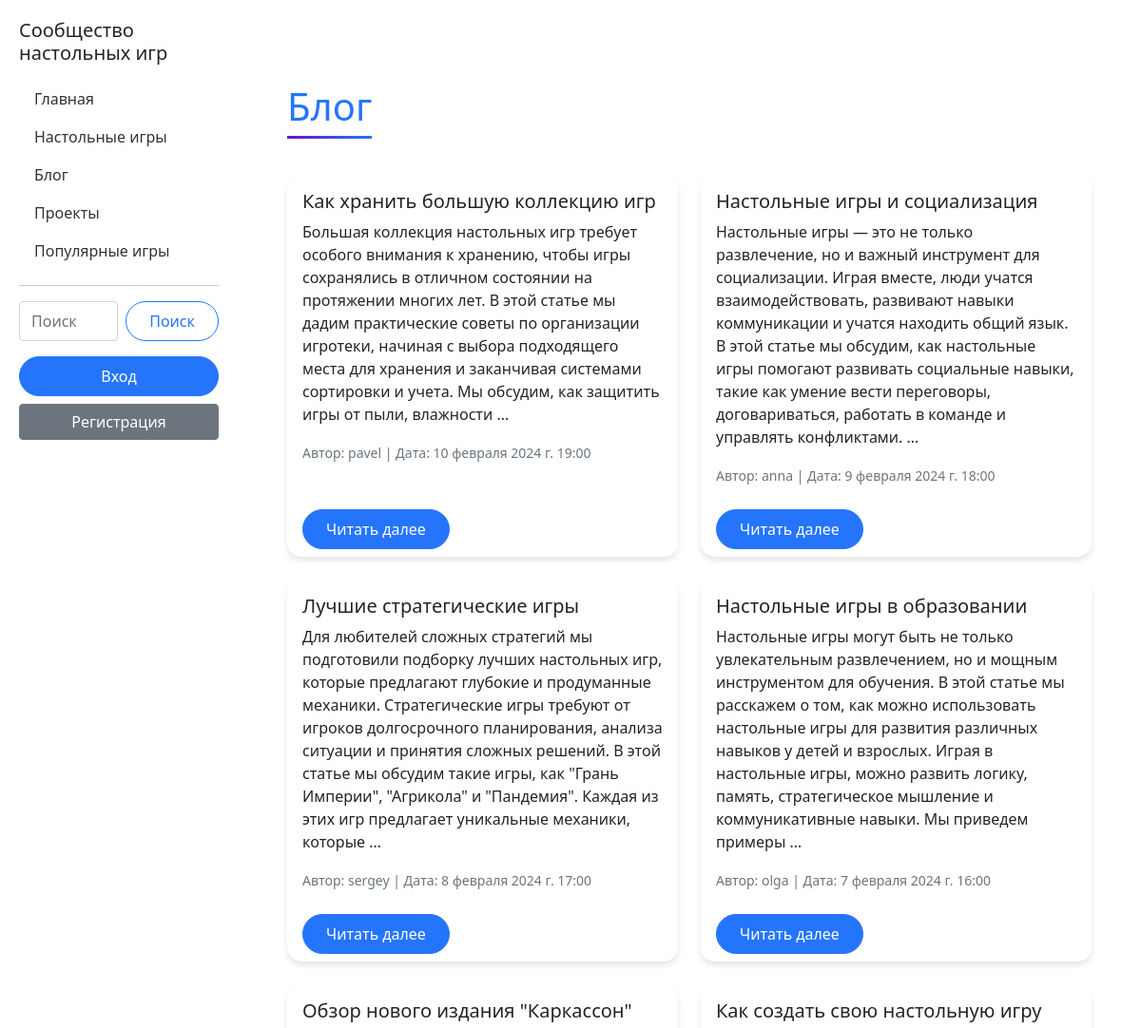
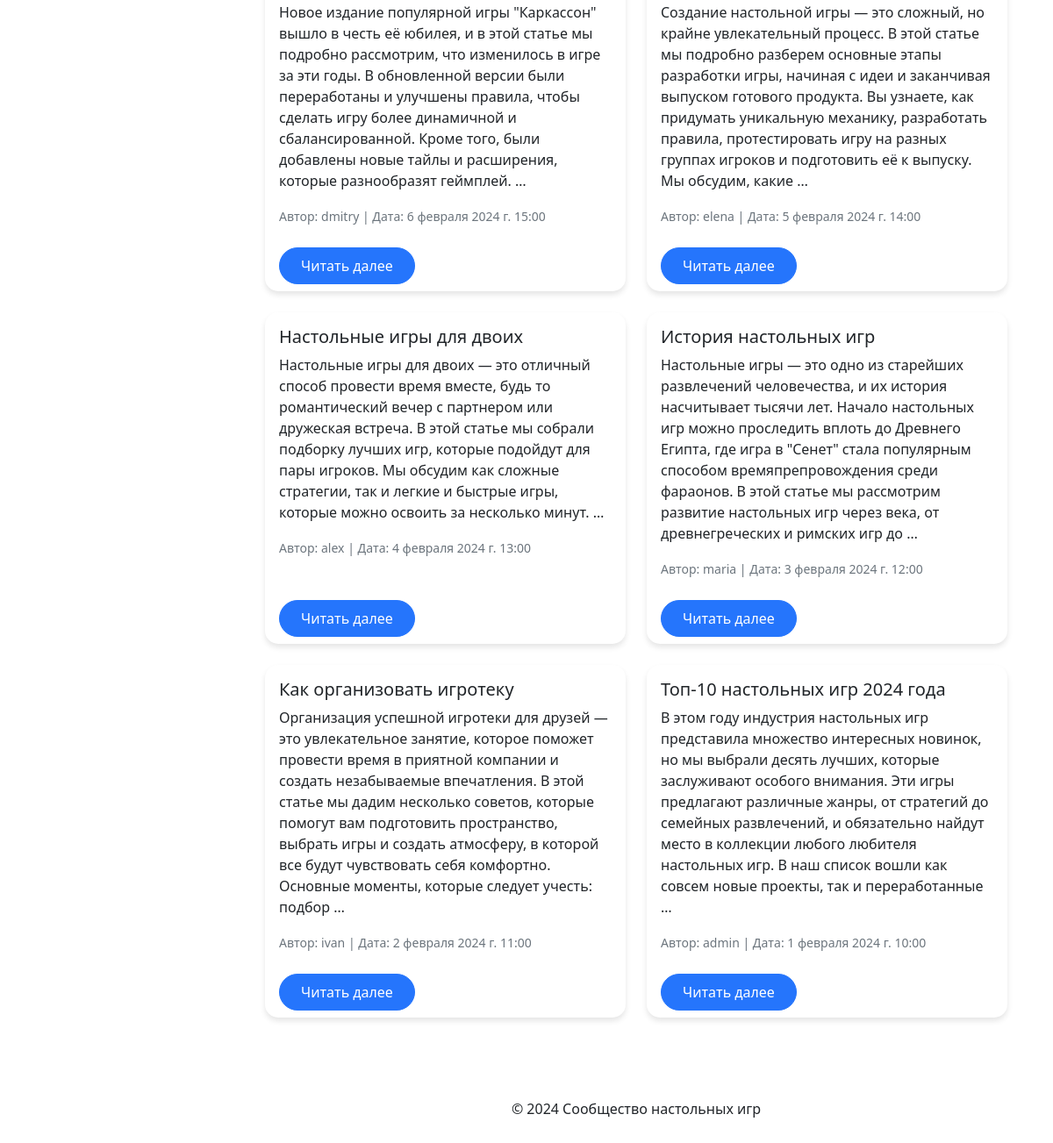
Screenshot of /blog/ with the database file from the repository (2 pictures, top to bottom).
### blog/models.py (models this page shows, shortened)
class Post(models.Model):
    title = models.CharField(max_length=200)
    content = models.TextField()
    author = models.ForeignKey(User, on_delete=models.CASCADE)
    created_at = models.DateTimeField(auto_now_add=True)
    updated_at = models.DateTimeField(auto_now=True)

### blog/views.py (the view)
# urls.py: path('', views.post_list, name='post_list'),
def post_list(request):
    posts = Post.objects.all().order_by('-created_at')
    paginator = Paginator(posts, 10)
    page_number = request.GET.get('page')
    page_obj = paginator.get_page(page_number)
    return render(request, 'blog/post_list.html', {'page_obj': page_obj})

### templates/blog/post_list.html (shortened to what this page needs)
{% extends 'base.html' %}
{% block content %}
<div class="container py-5">
    <h1 class="section-title text-center mb-5">Блог</h1>
    <div class="row row-cols-1 row-cols-md-2 g-4">
        {% for post in page_obj %}
            <div class="col">
                <div class="card h-100">
                    <div class="card-body">
                        <h5 class="card-title">{{ post.title }}</h5>
                        <p class="card-text">{{ post.content|truncatewords:50 }}</p>
                        <p class="card-text"><small class="text-muted">Автор: {{ post.author.username }} | Дата: {{ post.created_at }}</small></p>
                    </div>
                    <div class="card-footer bg-transparent border-0">
                        <a href="{% url 'post_detail' post.pk %}" class="btn btn-primary">Читать далее</a>
                    </div>
                </div>
            </div>
        {% empty %}
            <p class="col-12 text-center">Постов пока нет.</p>
        {% endfor %}
    </div>
</div>
{% endblock %}

### templates/base.html (style rules this page uses)
body { background-image: url('https://static.vecteezy.com/system/resources/previews/020/955/430/original/board-game-background-with-fake-money-free-vector.jpg'); background-size: cover; background-attachment: fixed; background-position: center; min-height: 100vh; display: flex; }
.card { border: none; transition: all 0.3s ease; border-radius: 15px; overflow: hidden; box-shadow: 0 4px 6px rgba(0, 0, 0, 0.1); }
.btn-primary, .btn-outline-primary { border-radius: 25px; padding: 0.5rem 1.5rem; }
.btn-primary { background-color: #2575fc; border-color: #2575fc; }
.section-title { position: relative; display: inline-block; margin-bottom: 2rem; color: #2575fc; }
.section-title::after { content: ''; position: absolute; bottom: -10px; left: 0; right: 0; height: 3px; background: linear-gradient(to right, #6a11cb, #2575fc); }

### rows the page displays
Post: title "Как хранить большую коллекцию игр", content "Большая коллекция настольных игр требует особого внимания к хранению, чтобы игры сохранялись в отличном состоянии на протяжении многих лет. В этой статье мы дадим практические советы по организации игротеки, начиная с выбора подходящего места для хранения и заканчивая системами сортировки и учета. Мы обсудим, как защитить игры от пыли, влажности …", author.username "pavel", created_at "10 февраля 2024 г. 19:00"
Post: title "Настольные игры и социализация", content "Настольные игры — это не только развлечение, но и важный инструмент для социализации. Играя вместе, люди учатся взаимодействовать, развивают навыки коммуникации и учатся находить общий язык. В этой статье мы обсудим, как настольные игры помогают развивать социальные навыки, такие как умение вести переговоры, договариваться, работать в команде и управлять конфликтами. …", author.username "anna", created_at "9 февраля 2024 г. 18:00"
Post: title "Лучшие стратегические игры", content "Для любителей сложных стратегий мы подготовили подборку лучших настольных игр, которые предлагают глубокие и продуманные механики. Стратегические игры требуют от игроков долгосрочного планирования, анализа ситуации и принятия сложных решений. В этой статье мы обсудим такие игры, как \"Грань Империи\", \"Агрикола\" и \"Пандемия\". Каждая из этих игр предлагает уникальные механики, которые …", author.username "sergey", created_at "8 февраля 2024 г. 17:00"
Post: title "Настольные игры в образовании", content "Настольные игры могут быть не только увлекательным развлечением, но и мощным инструментом для обучения. В этой статье мы расскажем о том, как можно использовать настольные игры для развития различных навыков у детей и взрослых. Играя в настольные игры, можно развить логику, память, стратегическое мышление и коммуникативные навыки. Мы приведем примеры …", author.username "olga", created_at "7 февраля 2024 г. 16:00"
Post: title "Обзор нового издания \"Каркассон\"", content "Новое издание популярной игры \"Каркассон\" вышло в честь её юбилея, и в этой статье мы подробно рассмотрим, что изменилось в игре за эти годы. В обновленной версии были переработаны и улучшены правила, чтобы сделать игру более динамичной и сбалансированной. Кроме того, были добавлены новые тайлы и расширения, которые разнообразят геймплей. …", author.username "dmitry", created_at "6 февраля 2024 г. 15:00"
Post: title "Как создать свою настольную игру", content "Создание настольной игры — это сложный, но крайне увлекательный процесс. В этой статье мы подробно разберем основные этапы разработки игры, начиная с идеи и заканчивая выпуском готового продукта. Вы узнаете, как придумать уникальную механику, разработать правила, протестировать игру на разных группах игроков и подготовить её к выпуску. Мы обсудим, какие …", author.username "elena", created_at "5 февраля 2024 г. 14:00"
Post: title "Настольные игры для двоих", content "Настольные игры для двоих — это отличный способ провести время вместе, будь то романтический вечер с партнером или дружеская встреча. В этой статье мы собрали подборку лучших игр, которые подойдут для пары игроков. Мы обсудим как сложные стратегии, так и легкие и быстрые игры, которые можно освоить за несколько минут. …", author.username "alex", created_at "4 февраля 2024 г. 13:00"
Post: title "История настольных игр", content "Настольные игры — это одно из старейших развлечений человечества, и их история насчитывает тысячи лет. Начало настольных игр можно проследить вплоть до Древнего Египта, где игра в \"Сенет\" стала популярным способом времяпрепровождения среди фараонов. В этой статье мы рассмотрим развитие настольных игр через века, от древнегреческих и римских игр до …", author.username "maria", created_at "3 февраля 2024 г. 12:00"
Post: title "Как организовать игротеку", content "Организация успешной игротеки для друзей — это увлекательное занятие, которое поможет провести время в приятной компании и создать незабываемые впечатления. В этой статье мы дадим несколько советов, которые помогут вам подготовить пространство, выбрать игры и создать атмосферу, в которой все будут чувствовать себя комфортно. Основные моменты, которые следует учесть: подбор …", author.username "ivan", created_at "2 февраля 2024 г. 11:00"
Post: title "Топ-10 настольных игр 2024 года", content "В этом году индустрия настольных игр представила множество интересных новинок, но мы выбрали десять лучших, которые заслуживают особого внимания. Эти игры предлагают различные жанры, от стратегий до семейных развлечений, и обязательно найдут место в коллекции любого любителя настольных игр. В наш список вошли как совсем новые проекты, так и переработанные …", author.username "admin", created_at "1 февраля 2024 г. 10:00"
